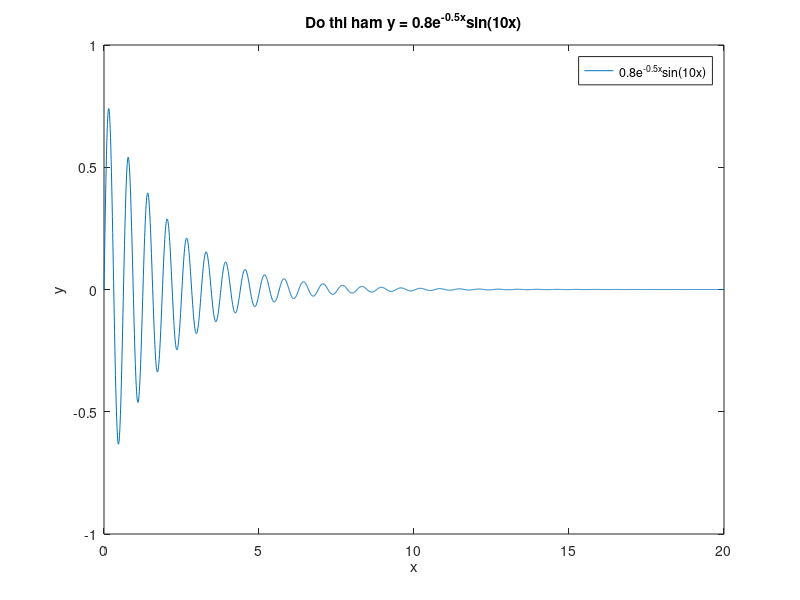

Source code (MATLAB):
clc
clear all
close all
x=0:0.01:20;
y=0.8*exp(-0.5*x).*sin(10*x);
plot(x,y);

xlabel('x');
ylabel('y');
legend('0.8e^{-0.5x}sin(10x)');
title('Do thi ham y = 0.8e^{-0.5x}sin(10x)');
